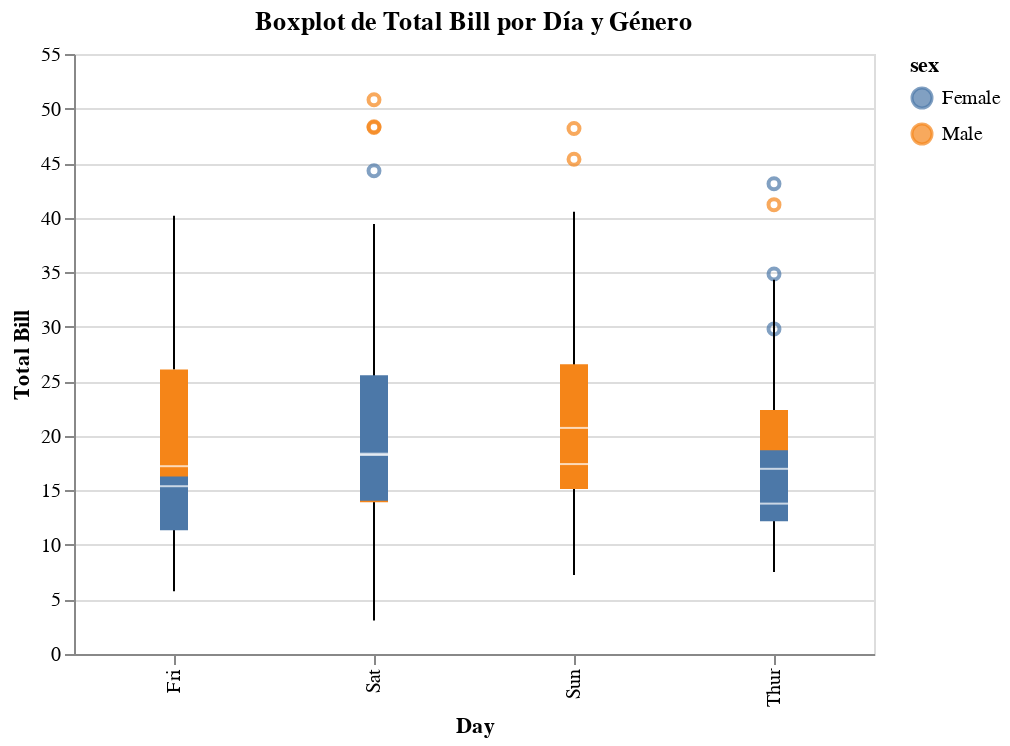

The notebook cell saved with this chart:
### Markdown cell above
5. **Boxplot con datos agrupados por una variable**:

### Code cell
import altair as alt
import seaborn as sns

# Cargar un conjunto de datos de ejemplo
tips = sns.load_dataset("tips")

# Crear el boxplot con Altair
boxplot = alt.Chart(tips).mark_boxplot().encode(
    x=alt.X('day:N', title='Day'),
    y=alt.Y('total_bill:Q', title='Total Bill'),
    color='sex:N'
).properties(
    width=400,
    height=300,
    title='Boxplot de Total Bill por Día y Género'
)

# Mostrar el gráfico
boxplot

### Figure 1 — Vega-Lite specification as saved in the notebook (floating-point values rounded to 4 significant figures; data arrays with more than 128 entries replaced by an {"elided": "..."} marker saying what was removed)
{"config": {"view": {"continuousWidth": 400, "continuousHeight": 300}}, "data": {"name": "data-362d1a3aede62850ce7cd49b1d5f5d1d"}, "mark": "boxplot", "encoding": {"color": {"field": "sex", "type": "nominal"}, "x": {"field": "day", "title": "Day", "type": "nominal"}, "y": {"field": "total_bill", "title": "Total Bill", "type": "quantitative"}}, "height": 300, "title": "Boxplot de Total Bill por Día y Género", "width": 400, "$schema": "https://vega.github.io/schema/vega-lite/v4.17.0.json", "datasets": {"data-362d1a3aede62850ce7cd49b1d5f5d1d": {"elided": "244 records"}}}
